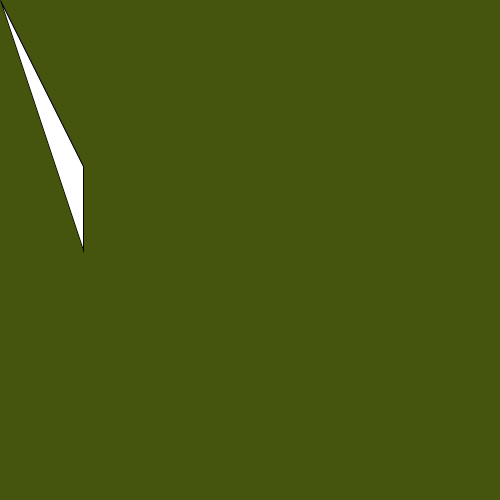
Frame 1 (no input)
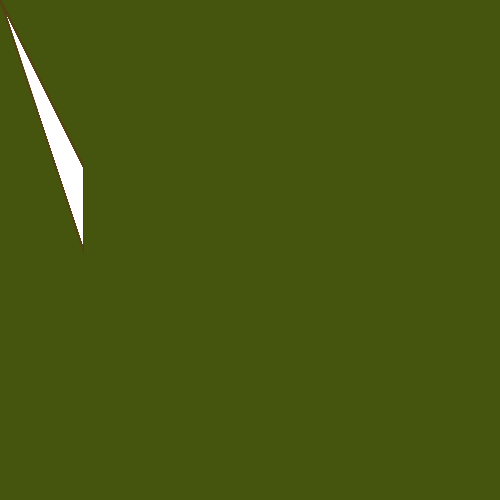
Frame 60 (the mouse pressed at the canvas centre just before this capture)
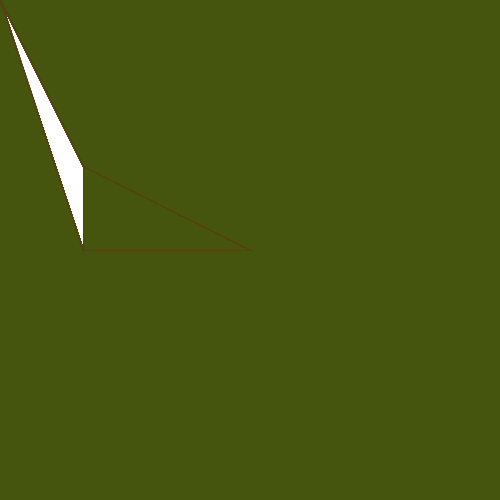
Frame 120 (the mouse held since frame 60 and released just before this capture)

The Processing sketch that drew these frames (run headless with seeded random() and noise(); from frame 60 on, the mouse is pressed at the canvas centre):

// Processing sketch: processing_135237
// ── processing_135237.pde

float a = 63;
void setup () {
  size (500,500);
  background (69,85,13,4);

}


void draw () {
  triangle (mouseY, mouseX, width/6, height/2, width/6, height/3);
  stroke (23+a,65,19,220); 
  noFill();
  // a += 1 ;

}
